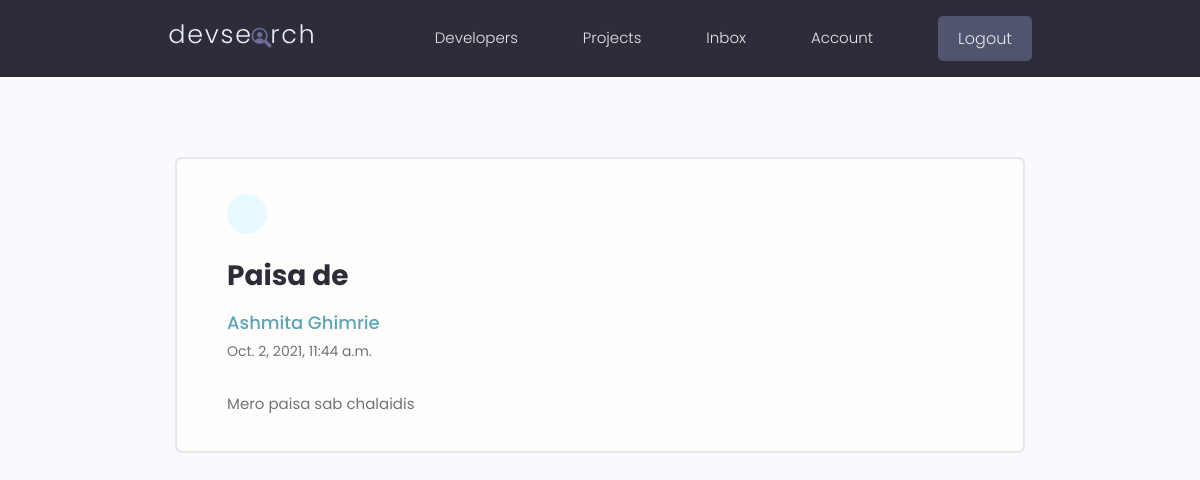
Screenshot of /view-message/5bc0d6be-c1c8-4ea7-b7d7-b9c5156b0ca2/ (signed in) with the database file from the repository.
### users/models.py (models this page shows, shortened)
class Message(models.Model):
    sender = models.ForeignKey(Profile,null=True,blank=True,on_delete=models.SET_NULL)
    recepient = models.ForeignKey(Profile,null=True,blank=True,on_delete=models.SET_NULL,related_name='messages')
    sender_name = models.CharField(max_length=200,null=True,blank=True)
    email = models.EmailField(max_length=200,null=True,blank=True)
    subject = models.CharField(max_length=200,null=True,blank=True)
    body = models.TextField()
    is_read = models.BooleanField(default=False)
    created = models.DateTimeField(auto_now_add=True)
    id = models.UUIDField(default=uuid.uuid4,primary_key=True,editable=False,unique=True)
    class Meta:
        ordering = ['is_read','-created']

### users/views.py (the view)
# urls.py: path('view-message/<str:pk>/',views.viewMessage,name="viewMessage"),
@login_required(login_url='login')
def viewMessage(request,pk):
    profile = request.user.profile
    message1 = profile.messages.get(id=pk)
    if message1.is_read == False:
        message1.is_read = True
        message1.save()
    context = {'message':message1}
    return render(request,'users/message.html',context)

### users/templates/users/message.html (shortened to what this page needs)
{% extends 'main.html' %}
{% block content %}
<main class="messagePage my-xl">
  <div class="content-box">
    <div class="message">
      <a class="backButton" href="{% url 'inbox' %}"></a>
      <h2 class="message__subject">{{message.subject}}</h4>
        {% if message.sender %}
        <a href="{% url 'user-profile' message.sender.id  %}" class="message__author">{{message.sender_name}}</a>
        {% else %}
        <p class="message__author">{{message.sender_name}}</p>
        {% endif %}
        <p class="message__date">{{message.created}}</p>
        <div class="message__body">{{message.body|linebreaksbr}}</div>
    </div>
  </div>
</main>
{% endblock content %}

### static/styles/app.css (style rules this page uses)
:root { --color-sub: #2d2d39; }
.content-box { width: 95%; max-width: 85rem; margin: 0 auto; }
.message { padding: 2.5rem 0; }
.message > a { display: flex; gap: 1rem; }
.message__author, .message__date { flex-basis: 25%; }
.message__subject { flex-basis: 50%; }
.message__date { text-align: right; }
.messagePage .message { list-style: none; background: var(--color-white); padding: 3.5rem 5rem; border: 2px solid var(--color-light); border-radius: 0.7rem; }
.messagePage .message__subject { font-size: 2.8rem; color: var(--color-sub); margin-bottom: 1rem; margin-top: 2rem; }
.messagePage .message__author { font-size: 1.8rem; font-weight: 500; }
.messagePage .message__date { font-size: 1.4rem; font-weight: 400; text-align: left; margin-bottom: 3rem; }
.backButton { background: var(--color-main-light); color: var(--color-main); width: 4rem; height: 4rem; display: flex; align-items: center; justify-content: center; border-radius: 50%; }

### static/uikit/styles/modules/_variables.css (style rules this page uses)
:root { --color-main: #5aa5b9; --color-main-light: #e6faff; --color-sub: #3f4156; --color-sub-light: #51546e; --color-sub-lighter: #ededfd; --color-text: #737373; --color-gray: #8b8b8b; --color-light: #e5e7eb; --color-light-gray: #767676; --color-bg: #f8fafd; --color-white: #fffefd; --color-white-light: #f3f3f3; --color-success: #359e64; --color-success-bg: #def8e8; --color-error: #fc4b0b; --color-error-bg: #fff2ee; --font-base: 'Poppins', arial, helvetica, 'Segoe UI', roboto, ubuntu, sans-serif; --font-monospace: 'Fira Code', 'Courier New', courier, monospace; --font-regular: 300; --font-medium: 500; --font-bold: 700; --generic-shadow: 1px 1px 5px #00000010; --generic-transition: all 0.3s ease-in-out; }

### static/uikit/styles/modules/_base.css (style rules this page uses)
* { margin: 0; padding: 0; box-sizing: border-box; text-rendering: optimizeLegibility; color: inherit; font-size: inherit; }
html { font-size: 50%; }
@media only screen and (min-width: 480px) { html { font-size: 56.25%; } }
@media only screen and (min-width: 1200px) { html { font-size: 62.5%; } }
body { line-height: 1.6; font-weight: 400; font-size: 1.5rem; color: var(--color-text); background-color: var(--color-bg); min-height: 100vh; }

### static/uikit/styles/modules/_typography.css (style rules this page uses)
* { font-family: var(--font-base); }
h2 { font-size: 3.6rem; font-weight: var(--font-bold); }
p, span, strong { font-size: 1.6rem; color: var(--color-text); font-weight: var(--font-regular); }
a { padding-bottom: 2px; text-decoration: none; display: inline-block; color: var(--color-main); font-weight: var(--font-medium); }

### static/uikit/styles/modules/_utilities.css (style rules this page uses)
.my-xl { margin: 8rem auto; }

### rows the page displays
Message: subject "Paisa de", sender_name "Ashmita Ghimrie", created "Oct. 2, 2021, 11:44 a.m.", body "Mero paisa sab chalaidis"
